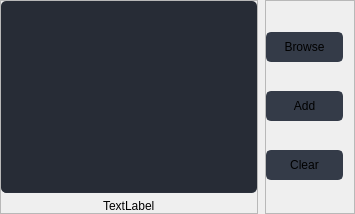
                         <widget class="QWidget" name="page_update_transaction">
                          <layout class="QHBoxLayout" name="horizontalLayout_17">
                           <property name="spacing">
                            <number>7</number>
                           </property>
                           <property name="leftMargin">
                            <number>0</number>
                           </property>
                           <property name="topMargin">
                            <number>0</number>
                           </property>
                           <property name="rightMargin">
                            <number>0</number>
                           </property>
                           <property name="bottomMargin">
                            <number>0</number>
                           </property>
                           <item>
                            <widget class="QFrame" name="frame_4">
                             <property name="frameShape">
                              <enum>QFrame::StyledPanel</enum>
                             </property>
                             <property name="frameShadow">
                              <enum>QFrame::Raised</enum>
                             </property>
                             <layout class="QVBoxLayout" name="verticalLayout_22">
                              <property name="leftMargin">
                               <number>0</number>
                              </property>
                              <property name="topMargin">
                               <number>0</number>
                              </property>
                              <property name="rightMargin">
                               <number>0</number>
                              </property>
                              <property name="bottomMargin">
                               <number>0</number>
                              </property>
                              <item>
                               <widget class="QTableWidget" name="update_trans_table">
                                <property name="styleSheet">
                                 <string notr="true">QTableWidget {	
	background-color: rgb(39, 44, 54);
	padding: 10px;
	border-radius: 5px;
	gridline-color: rgb(44, 49, 60);
	border-bottom: 1px solid rgb(44, 49, 60);
}
QTableWidget::item{
	border-color: rgb(44, 49, 60);
	padding-left: 5px;
	padding-right: 5px;
	gridline-color: rgb(44, 49, 60);
}
QTableWidget::item:selected{
	background-color: rgb(85, 170, 255);
}
QScrollBar:horizontal {
    border: none;
    background: rgb(52, 59, 72);
    height: 14px;
    margin: 0px 21px 0 21px;
	border-radius: 0px;
}
 QScrollBar:vertical {
	border: none;
    background: rgb(52, 59, 72);
    width: 14px;
    margin: 21px 0 21px 0;
	border-radius: 0px;
 }
QHeaderView::section{
	Background-color: rgb(39, 44, 54);
	max-width: 30px;
	border: 1px solid rgb(44, 49, 60);
	border-style: none;
    border-bottom: 1px solid rgb(44, 49, 60);
    border-right: 1px solid rgb(44, 49, 60);
}
QTableWidget::horizontalHeader {	
	background-color: rgb(81, 255, 0);
}
QHeaderView::section:horizontal
{
    border: 1px solid rgb(32, 34, 42);
	background-color: rgb(27, 29, 35);
	padding: 3px;
	border-top-left-radius: 7px;
    border-top-right-radius: 7px;
}
QHeaderView::section:vertical
{
    border: 1px solid rgb(44, 49, 60);
}
</string>
                                </property>
                               </widget>
                              </item>
                              <item alignment="Qt::AlignHCenter|Qt::AlignVCenter">
                               <widget class="QLabel" name="print_result_add_trans">
                                <property name="text">
                                 <string>TextLabel</string>
                                </property>
                               </widget>
                              </item>
                             </layout>
                            </widget>
                           </item>
                           <item>
                            <widget class="QFrame" name="update_transaction_btn_area">
                             <property name="minimumSize">
                              <size>
                               <width>90</width>
                               <height>0</height>
                              </size>
                             </property>
                             <property name="maximumSize">
                              <size>
                               <width>90</width>
                               <height>16777215</height>
                              </size>
                             </property>
                             <property name="frameShape">
                              <enum>QFrame::StyledPanel</enum>
                             </property>
                             <property name="frameShadow">
                              <enum>QFrame::Raised</enum>
                             </property>
                             <layout class="QVBoxLayout" name="verticalLayout_23">
                              <property name="spacing">
                               <number>7</number>
                              </property>
                              <property name="leftMargin">
                               <number>0</number>
                              </property>
                              <property name="rightMargin">
                               <number>11</number>
                              </property>
                              <item>
                               <widget class="QPushButton" name="browse_trans_btn">
                                <property name="minimumSize">
                                 <size>
                                  <width>0</width>
                                  <height>30</height>
                                 </size>
                                </property>
                                <property name="maximumSize">
                                 <size>
                                  <width>16777215</width>
                                  <height>30</height>
                                 </size>
                                </property>
                                <property name="contextMenuPolicy">
                                 <enum>Qt::DefaultContextMenu</enum>
                                </property>
                                <property name="styleSheet">
                                 <string notr="true">QPushButton {
	border: 2px solid rgb(52, 59, 72);
	border-radius: 5px;	
	background-color: rgb(52, 59, 72);
}
QPushButton:hover {
	background-color: rgb(57, 65, 80);
	border: 2px solid rgb(61, 70, 86);
}
QPushButton:pressed {	
	background-color: rgb(35, 40, 49);
	border: 2px solid rgb(43, 50, 61);
}</string>
                                </property>
                                <property name="text">
                                 <string>Browse</string>
                                </property>
                                <property name="icon">
                                 <iconset resource="files.qrc">
                                  <normaloff>:/16x16/icons/16x16/cil-folder-open.png</normaloff>:/16x16/icons/16x16/cil-folder-open.png</iconset>
                                </property>
                               </widget>
                              </item>
                              <item>
                               <widget class="QPushButton" name="add_trans_btn">
                                <property name="minimumSize">
                                 <size>
                                  <width>0</width>
                                  <height>30</height>
                                 </size>
                                </property>
                                <property name="maximumSize">
                                 <size>
                                  <width>16777215</width>
                                  <height>30</height>
                                 </size>
                                </property>
                                <property name="styleSheet">
                                 <string notr="true">QPushButton {
	border: 2px solid rgb(52, 59, 72);
	border-radius: 5px;	
	background-color: rgb(52, 59, 72);
}
QPushButton:hover {
	background-color: rgb(31, 181, 123);
	border: 2px solid rgb(31, 181, 123);
}
QPushButton:pressed {	
	background-color: rgb(83, 191, 157);
	border: 2px solid rgb(31, 181, 123);
}</string>
                                </property>
                                <property name="text">
                                 <string>Add</string>
                                </property>
                                <property name="icon">
                                 <iconset resource="files.qrc">
                                  <normaloff>:/16x16/icons/16x16/cil-plus.png</normaloff>:/16x16/icons/16x16/cil-plus.png</iconset>
                                </property>
                               </widget>
                              </item>
                              <item>
                               <widget class="QPushButton" name="clear_trans_btn">
                                <property name="minimumSize">
                                 <size>
                                  <width>0</width>
                                  <height>30</height>
                                 </size>
                                </property>
                                <property name="maximumSize">
                                 <size>
                                  <width>16777215</width>
                                  <height>30</height>
                                 </size>
                                </property>
                                <property name="styleSheet">
                                 <string notr="true">QPushButton {
	border: 2px solid rgb(52, 59, 72);
	border-radius: 5px;	
	background-color: rgb(52, 59, 72);
}
QPushButton:hover {
	background-color: rgb(220, 53, 53);
	border: 2px solid rgb(220, 53, 53);
}
QPushButton:pressed {	
	background-color: rgb(235, 83, 83);
	border: 2px solid rgb(220, 53, 53);
}</string>
                                </property>
                                <property name="text">
                                 <string>Clear</string>
                                </property>
                                <property name="icon">
                                 <iconset resource="files.qrc">
                                  <normaloff>:/16x16/icons/16x16/cil-x-circle.png</normaloff>:/16x16/icons/16x16/cil-x-circle.png</iconset>
                                </property>
                               </widget>
                              </item>
                             </layout>
                            </widget>
                           </item>
                          </layout>
                         </widget>
